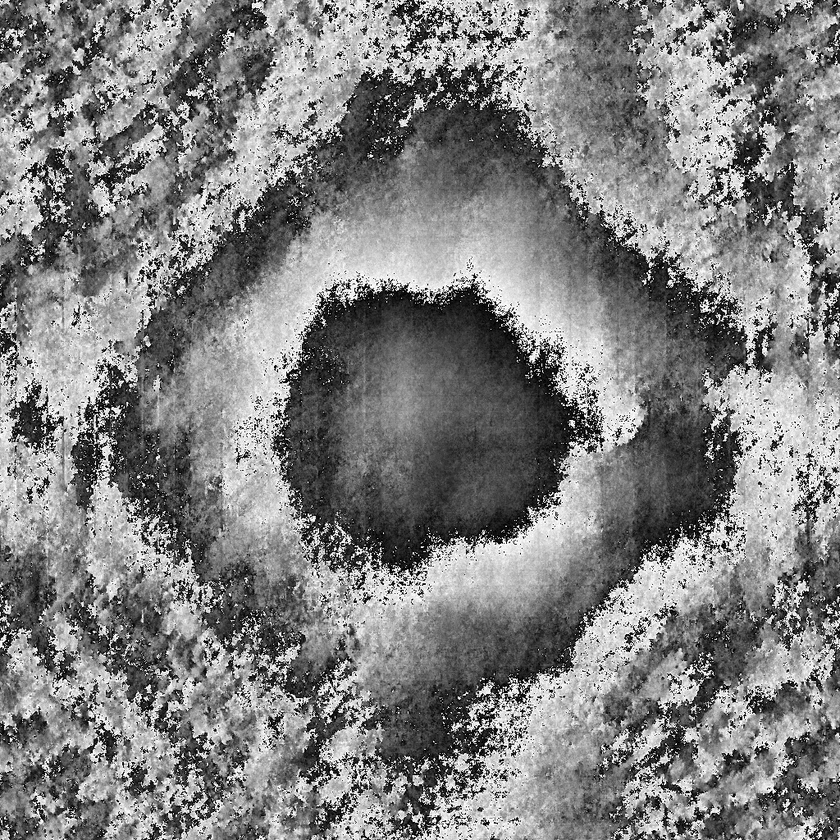
#> input picture CGH_compression/folder/lenna-4000.bmp, 840 x 840 px, shrunk from 1024 x 1024 before the run, found by its file name
$ python image_compare.py
#> lines starting #> are read from the running program, lines starting #| are printed output that depends on the picture; long printed decimals are rounded
#!/usr/bin/env python
# -*- coding: utf-8 -*-
import os
import cv2
import numpy as np
import sys


path = os.getcwd()


def load_image(file_name):

    image = cv2.imread(file_name, cv2.IMREAD_GRAYSCALE)
    print ('Image {} loaded.'.format(file_name))
    return image


def show_image(name, image):

    cv2.imshow(name, image)
    cv2.waitKey(0)
    cv2.destroyAllWindows()


def compare(img1, img2):

    rows, cols = img1.shape
    diff = np.zeros(img1.shape, dtype=np.uint8)
    identical = True

    for i in range(0, rows):
        for j in range(0, cols):
            px1 = img1.item(i,j)
            px2 = img2.item(i,j)
            diff.itemset((i,j),px1-px2)
            if (px1-px2 != 0):
                identical = False

    return diff, identical


def rmse(imageA, imageB):

	err = np.sum((imageA.astype("float") - imageB.astype("float")) ** 2)
	err /= float(imageA.shape[0] * imageA.shape[1])
	return np.sqrt(err)


def main():

    images = ['F:\\Projekty\\holo_compression\\CGH_compression\\folder\\lenna-4000.bmp', 'F:\\Projekty\\holo_compression\\CGH_compression\\folder\\JPEG1.bmp']

    print(images)
    img1 = load_image(images[0])
#> in load_image, image is the input picture: shape (840, 840); min 0, max 255, mean 128.1
    img2 = load_image(images[1])
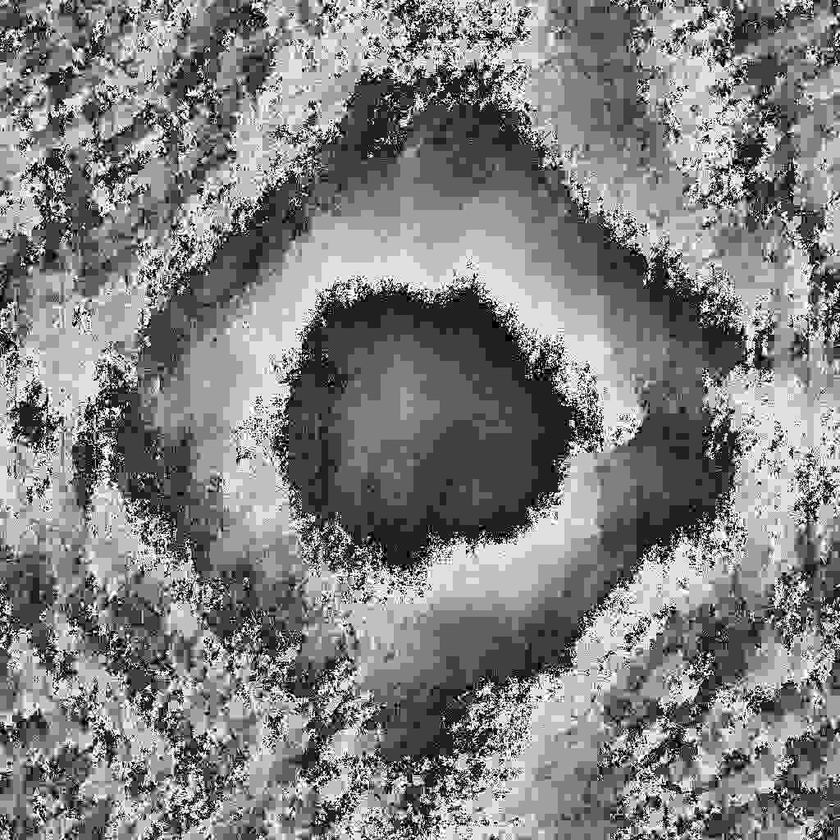
#> input picture CGH_compression/folder/JPEG1.bmp, 840 x 840 px, shrunk from 1024 x 1024 before the run, found by its file name
#> in load_image, image is the input picture: shape (840, 840); min 0, max 255, mean 128

    if (img1.shape != img2.shape):
        print('Images must be the same size!')
        print('Program closed')
        sys.exit(0)

    diff, identical = compare(img1, img2)
#> after the loop in compare, `for i in range(0, rows):`:
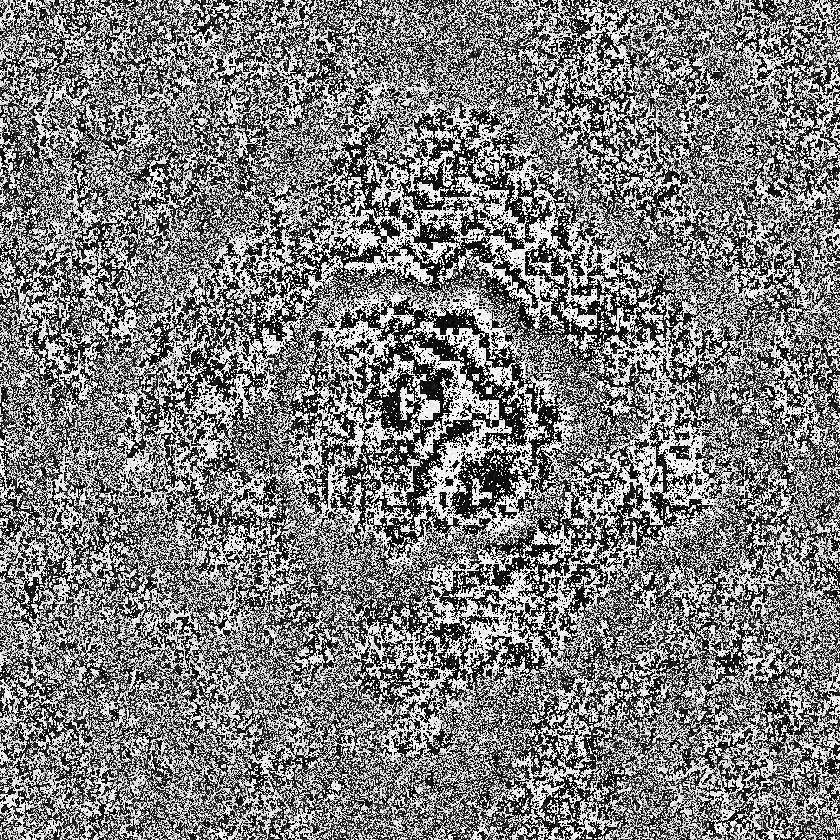
#> diff: shape (840, 840); min 0, max 255, mean 125.1
#> identical = False
    print('Are {} identical?: {}'.format(images, identical))
#| Are ['F:\\Projekty\\holo_compression\\CGH_compression\\folder\\lenna-4000.bmp', 'F:\\Projekty\\holo_compression\\CGH_compression\\folder\\JPEG1.bmp'] identical?: False

    err = rmse(img1, img2)
#> in rmse, `err = np.sum((imageA.astype("float") - imageB.astype("float")) ** 2)`: err = 689800345
#> in rmse, `err /= float(imageA.shape[0] * imageA.shape[1])`: err = 977.6
#> err = 31.27
    print('Reconstruction error (RMSE): {}'.format(err))
#| Reconstruction error (RMSE): 31.267

    q = input('Do you want to me to display the difference? (y/n) ')
#> the answer given: y
    if q.lower() == 'y':
        show_image('diff', diff)
        print ('')
    else:
        print ('')

    cv2.imwrite("C:\\Users\\puszol\\Desktop\\JPEG1_diff.bmp", diff);

    print('Program closed.')

main()
